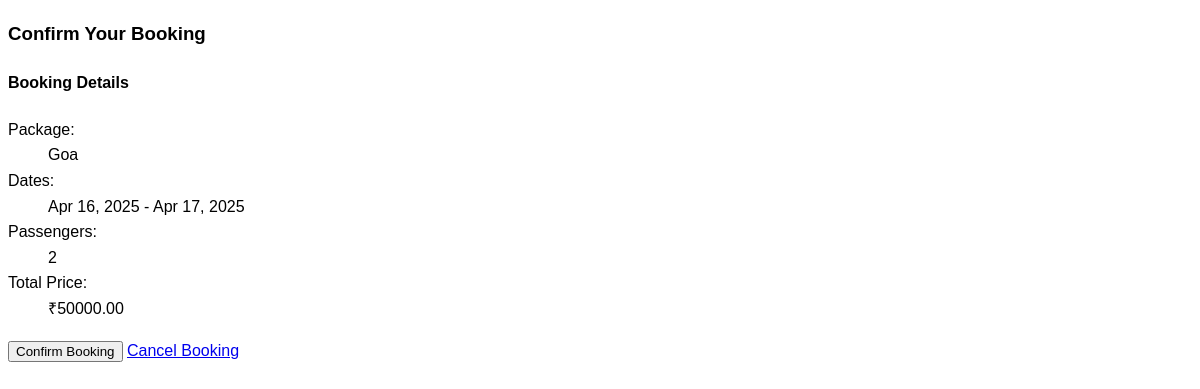
The page /booking/32451172/confirm/ on the database its author committed.
### myapp/models.py (models this page shows, shortened)
class Booking(models.Model):
    STATUS_CHOICES = (
        ('pending', 'Pending'),
        ('confirmed', 'Confirmed'),
        ('cancelled', 'Cancelled'),
    )
    uid = models.UUIDField(default=uuid.uuid4, editable=False, unique=True)
    version = models.PositiveIntegerField(default=1)
    last_updated = models.DateTimeField(auto_now=True)
    user = models.ForeignKey(CustomUser, on_delete=models.CASCADE,related_name='bookings')
    tour_package = models.ForeignKey('TourPackage', on_delete=models.CASCADE)
    ticket_number = models.CharField(max_length=20, unique=True, blank=True, null=True)
    booking_date = models.DateTimeField(auto_now_add=True)
    passengers = models.IntegerField(default=1)
    start_date = models.DateField()
    end_date = models.DateField()
    travelers = models.PositiveIntegerField(default=1)
    total_price = models.DecimalField(max_digits=10, decimal_places=2)
    status = models.CharField(max_length=10, choices=STATUS_CHOICES, default='Pending')
    special_requests = models.TextField(blank=True)

class TourPackage(models.Model):
    title = models.CharField(max_length=255)
    description = models.TextField()
    destination = models.CharField(max_length=100)
    duration_days = models.PositiveIntegerField()
    price = models.DecimalField(max_digits=10, decimal_places=2)
    available_seats = models.PositiveIntegerField()
    start_date = models.DateField()
    end_date = models.DateField()
    categories = models.ManyToManyField(TourCategory)
    featured_image = models.ImageField(upload_to='tours/')
    created_at = models.DateTimeField(auto_now_add=True)
    updated_at = models.DateTimeField(auto_now=True)
    is_active = models.BooleanField(default=True)

### myapp/views.py (the view, shortened to what this page needs)
# urls.py: path('booking/<int:booking_id>/confirm/', confirm_booking, name='confirm_booking'),
def confirm_booking(request, booking_id):
    booking = get_object_or_404(Booking, id=booking_id)
    return render(request, 'emails/confirm_booking.html', {'booking': booking})

### myapp/templates/emails/confirm_booking.html (shortened to what this page needs)
<!DOCTYPE html>
<html>
<head>
</head>
<body>
{% block content %}
<div class="container mt-5">
    <div class="card">
        <div class="card-header bg-success text-white">
            <h3>Confirm Your Booking</h3>
        </div>
        <div class="card-body">
            <h4>Booking Details</h4>
            <dl class="row">
                <dt class="col-sm-3">Package:</dt>
                <dd class="col-sm-9">{{ booking.tour_package.title }}</dd>
                <dt class="col-sm-3">Dates:</dt>
                <dd class="col-sm-9">{{ booking.start_date|date:"M d, Y" }} - {{ booking.end_date|date:"M d, Y" }}</dd>
                <dt class="col-sm-3">Passengers:</dt>
                <dd class="col-sm-9">{{ booking.passengers }}</dd>
                <dt class="col-sm-3">Total Price:</dt>
                <dd class="col-sm-9">₹{{ booking.total_price }}</dd>
            </dl>
            <form method="POST">
                <div class="d-grid gap-2">
                    <button type="submit" class="btn btn-success btn-lg">
                         Confirm Booking
                    </button>
                    <a href="{% url 'cancel_booking' booking.id %}" class="btn btn-outline-danger">
                        Cancel Booking
                    </a>
                </div>
            </form>
        </div>
    </div>
</div>
{% endblock %}
</body>
</html>

### myapp/templates/emails/confirm_booking.html (style rules this page uses)
body { font-family: Arial, sans-serif; line-height: 1.6; }

### rows shown on the page
Booking: tour_package "Goa", start_date "Apr 16, 2025", end_date "Apr 17, 2025", passengers "2", total_price "50000.00"
